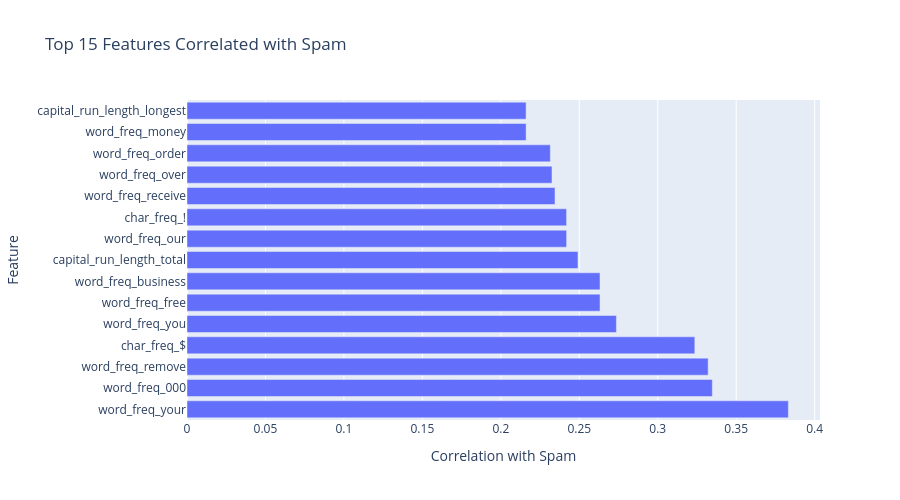

Notebook cell for this chart:
### Markdown cell above
We can see that overall, the features are not highly correlated

### Code cell
# Calculate correlation with target variable and visualize top features
correlations = df.corr()['spam'].sort_values(ascending=False)
top_15_features = correlations[1:16]  # Exclude the target itself

import plotly.express as px
fig = px.bar(x=top_15_features.values, y=top_15_features.index,
             orientation='h',
             labels={'x': 'Correlation with Spam', 'y': 'Feature'},
             title='Top 15 Features Correlated with Spam')
fig.update_layout(height=500)
fig.show()

print("\nTop 15 features most correlated with spam:")
print(top_15_features)

### Figure 1 — Plotly figure (JSON) as saved in the notebook; plotly's stock layout.template omitted (floating-point values rounded to 4 significant figures)
{"data": [{"hovertemplate": "Correlation with Spam=%{x}<br>Feature=%{y}<extra></extra>", "legendgroup": "", "marker": {"color": "#636efa", "pattern": {"shape": ""}}, "name": "", "orientation": "h", "showlegend": false, "textposition": "auto", "type": "bar", "x": [0.3832, 0.3348, 0.3321, 0.3236, 0.2737, 0.2632, 0.2632, 0.2492, 0.2419, 0.2419, 0.2345, 0.2326, 0.2316, 0.2161, 0.2161], "xaxis": "x", "y": ["word_freq_your", "word_freq_000", "word_freq_remove", "char_freq_$", "word_freq_you", "word_freq_free", "word_freq_business", "capital_run_length_total", "word_freq_our", "char_freq_!", "word_freq_receive", "word_freq_over", "word_freq_order", "word_freq_money", "capital_run_length_longest"], "yaxis": "y"}], "layout": {"barmode": "relative", "height": 500, "legend": {"tracegroupgap": 0}, "title": {"text": "Top 15 Features Correlated with Spam"}, "xaxis": {"anchor": "y", "domain": [0, 1], "title": {"text": "Correlation with Spam"}}, "yaxis": {"anchor": "x", "domain": [0, 1], "title": {"text": "Feature"}}}}
